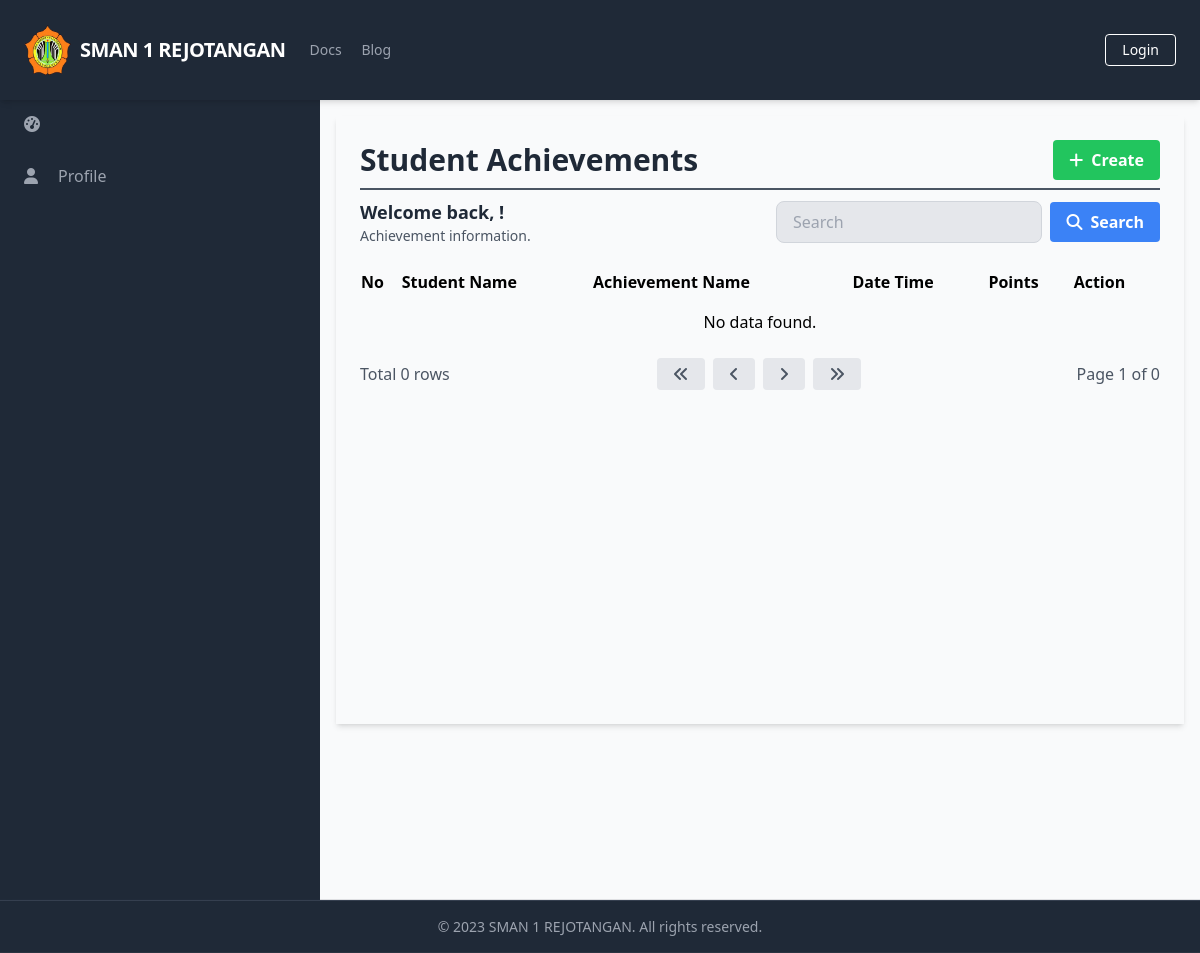
/manage_student_achievements/manage_student_achievements_list.php, run on an earlier commit of the app's database.
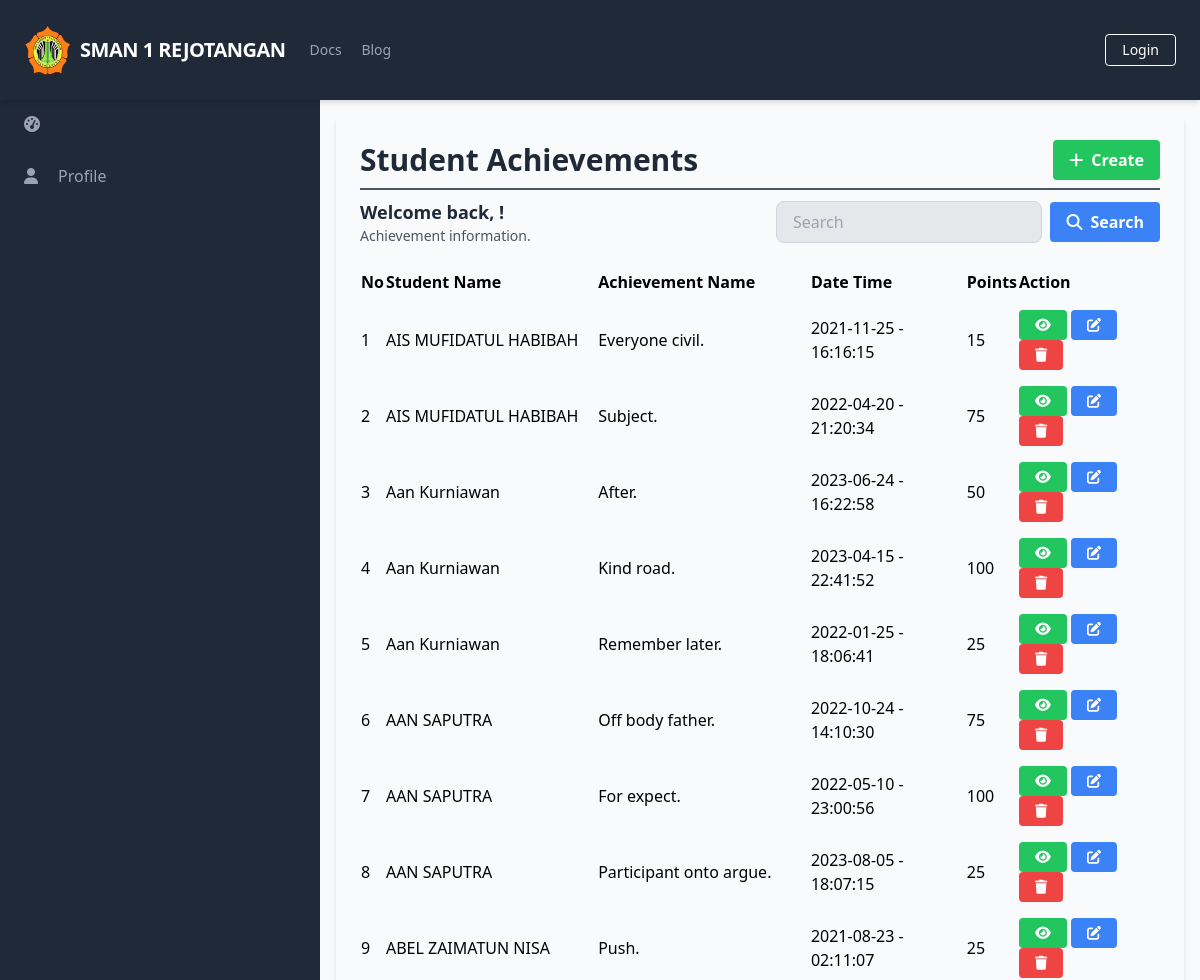
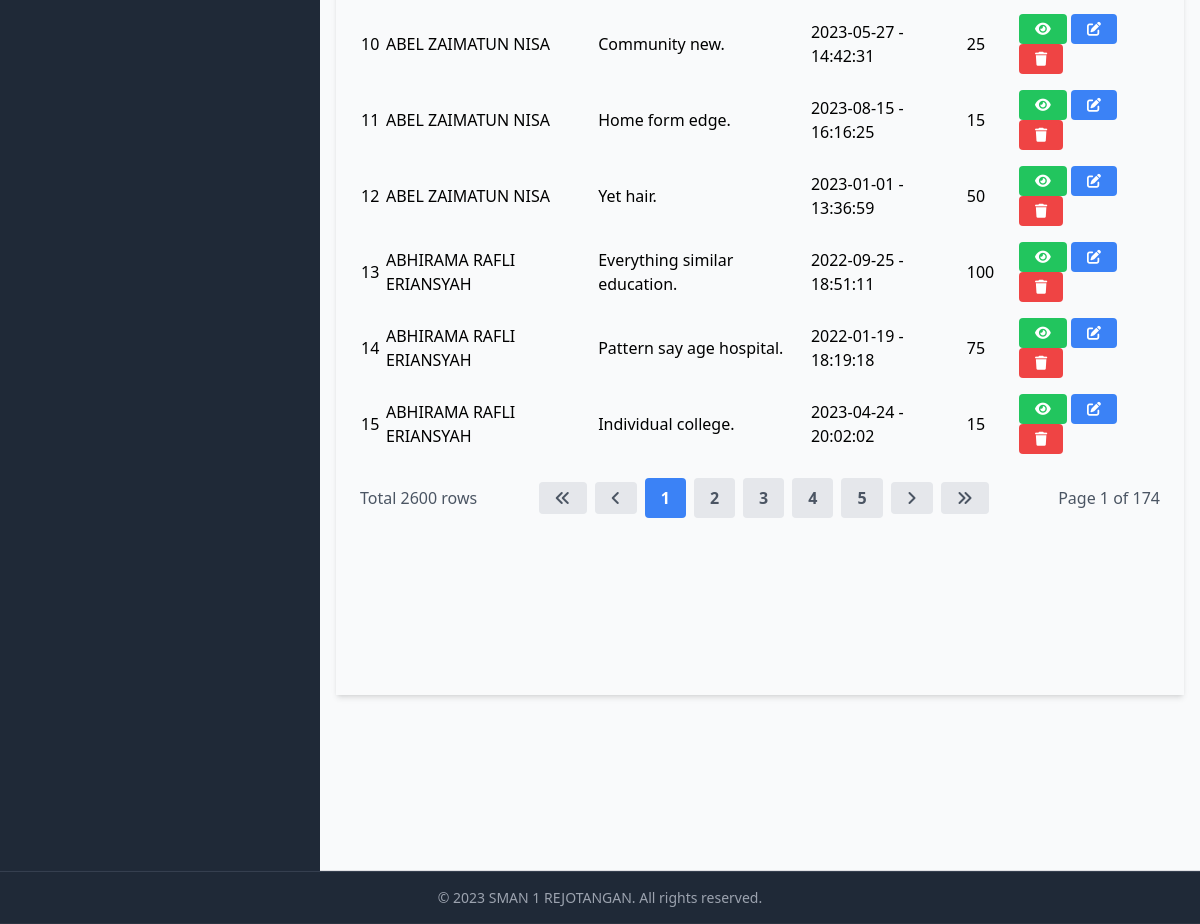
And on a later commit of the database (2 pictures, top to bottom).
### tables this page shows
CREATE TABLE `StudentAchievements` (
  `StudentAchievementID` int(11) NOT NULL,
  `StudentID` int(11) DEFAULT NULL,
  `AchievementID` int(11) DEFAULT NULL,
  `Date` date DEFAULT NULL,
  `Time` time DEFAULT NULL,
  `AchievementName` varchar(255) NOT NULL,
  `Organizer` varchar(255) DEFAULT NULL,
  `Rank` varchar(255) DEFAULT NULL,
  `Details` text DEFAULT NULL,
  `CreatedAt` datetime DEFAULT NULL,
  `UpdatedAt` datetime DEFAULT NULL
);

CREATE TABLE `Users` (
  `UserID` int(11) NOT NULL,
  `Username` varchar(50) NOT NULL,
  `Password` varchar(255) NOT NULL,
  `Email` varchar(100) NOT NULL,
  `FullName` varchar(100) DEFAULT NULL,
  `DateOfBirth` date DEFAULT NULL,
  `Gender` varchar(10) DEFAULT NULL,
  `Address` text DEFAULT NULL,
  `PhoneNumber` varchar(20) DEFAULT NULL,
  `RoleID` int(11) DEFAULT NULL,
  `AccountCreationDate` timestamp NOT NULL DEFAULT current_timestamp() ON UPDATE current_timestamp(),
  `LastLogin` datetime DEFAULT NULL,
  `AccountStatus` varchar(20) DEFAULT NULL,
  `ProfilePictureURL` varchar(255) DEFAULT NULL,
  `ActivationStatus` varchar(20) DEFAULT NULL
);

CREATE TABLE `MasterAchievements` (
  `AchievementID` int(11) NOT NULL,
  `AchievementType` varchar(255) NOT NULL,
  `AchievementName` varchar(255) NOT NULL,
  `Points` int(11) NOT NULL
);

### database/connection.php (called while the page is built, shortened)
<?php
$baseUrl = "http://localhost/final_project_imam_2023/";
$baseTitle = "SMAN 1 REJOTANGAN";
$baseLogoUrl = "http://localhost/final_project_imam_2023/static/logo.png";

### public/manage_student_achievements/manage_student_achievements_list.php (the view, shortened to what this page needs)
<?php
require_once('../../database/connection.php');
?>
<?php include_once('../components/header.php'); ?>
<div class="h-screen flex flex-col">
    <?php include('../components/navbar.php'); ?>
    <div class="flex-grow bg-gray-50 flex flex-row shadow-md">
        <?php include('../components/sidebar.php'); ?>
        <main class="bg-gray-50 flex flex-col flex-1 overflow-y-scroll h-screen flex-shrink-0 sc-hide pb-40">
            <div class="flex items-start justify-start p-6 shadow-md m-4 flex-1 flex-col">
                <div class="flex flex-row justify-between items-center w-full border-b-2 border-gray-600 mb-2 pb-2">
                    <h1 class="text-3xl text-gray-800 font-semibold w-full">Student Achievements</h1>
                    <div class="flex flex-row justify-end items-center">
                        <a href="<?php echo $baseUrl; ?>public/manage_student_achievements/manage_student_achievements_create.php" class="bg-green-500 hover-bg-green-700 text-white font-bold py-2 px-4 rounded inline-flex items-center">
                            <i class="fas fa-plus mr-2"></i>
                            <span>Create</span>
                        </a>
                    </div>
                </div>
                <div class="flex flex-col w-full">
                    <div class="flex flex-row justify-between items-center w-full mb-2 pb-2">
                        <div>
                            <h2 class="text-lg text-gray-800 font-semibold">Welcome back, <?php echo $_SESSION['FullName']; ?>!</h2>
                            <p class="text-gray-600 text-sm">Achievement information.</p>
                        </div>
                        <form class="flex items-center justify-end space-x-2 w-96">
                            <input type="text" name="search" class="bg-gray-200 focus-bg-white focus-outline-none border border-gray-300 rounded-lg py-2 px-4 block w-full appearance-none leading-normal" placeholder="Search" value="<?php echo isset($_GET['search']) ? $_GET['search'] : ''; ?>">
                            <button type="submit" class="bg-blue-500 hover-bg-blue-700 text-white font-bold py-2 px-4 rounded space-x-2 inline-flex items-center">
                                <i class="fas fa-search"></i>
                                <span>Search</span>
                            </button>
                        </form>
                    </div>
                    <table class="min-w-full">
                        <thead>
                            <tr>
                                <th class="text-left py-2">No</th>
                                <th class="text-left py-2">Student Name</th>
                                <th class="text-left py-2">Achievement Name</th>
                                <th class="text-left py-2">Date Time</th>
                                <th class="text-left py-2">Points</th>
                                <th class="text-left py-2">Action</th>
                            </tr>
                        </thead>
                        <tbody>
                            <?php
                            $searchTerm = isset($_GET['search']) ? $_GET['search'] : '';
                            $page = isset($_GET['page']) ? $_GET['page'] : 1;
                            $query = "SELECT sa.*, u.FullName AS StudentName, ma.Points, ma.AchievementType, ma.AchievementName AS MasterAchievementName
                                FROM StudentAchievements sa
                                JOIN Students s ON sa.StudentID = s.StudentID
                                JOIN Users u ON s.UserID = u.UserID
                                JOIN MasterAchievements ma ON sa.AchievementID = ma.AchievementID
                                WHERE sa.AchievementName LIKE '%$searchTerm%'
                                    OR u.FullName LIKE '%$searchTerm%'
                                LIMIT 15 OFFSET " . ($page - 1) * 15;
                            $result = $conn->query($query);
                            $queryCount = "SELECT COUNT(*) AS count
                                    FROM StudentAchievements sa
                                    JOIN Students s ON sa.StudentID = s.StudentID
                                    JOIN Users u ON s.UserID = u.UserID
                                    JOIN MasterAchievements ma ON sa.AchievementID = ma.AchievementID
                                    WHERE sa.AchievementName LIKE '%$searchTerm%'
                                        OR u.FullName LIKE '%$searchTerm%'";
                            $resultCount = $conn->query($queryCount);
                            $rowCount = $resultCount->fetch_assoc()['count'];
                            $totalPage = ceil($rowCount / 15);
                            $no = 1;
                            while ($row = $result->fetch_assoc()) {
                            ?>
                                <tr>
                                    <td class="py-2"><?php echo $no++; ?></td>
                                    <td class="py-2"><?php echo $row['StudentName']; ?></td>
                                    <td class="py-2"><?php echo $row['AchievementName']; ?></td>
                                    <td class="py-2"><?php echo $row['Date']; ?> - <?php echo $row['Time']; ?></td>
                                    <td class="py-2"><?php echo $row['Points']; ?></td>
                                    <td class='py-2'>
                                        <a href="<?php echo $baseUrl; ?>public/manage_student_achievements/manage_student_achievements_detail.php?id=<?php echo $row['StudentAchievementID'] ?>" class='bg-green-500 hover-bg-green-700 text-white font-bold py-2 px-4 rounded inline-flex items-center text-sm'>
                                            <i class='fas fa-eye'></i>
                                        </a>
                                        <a href="<?php echo $baseUrl; ?>public/manage_student_achievements/manage_student_achievements_update.php?id=<?php echo $row['StudentAchievementID'] ?>" class='bg-blue-500 hover-bg-blue-700 text-white font-bold py-2 px-4 rounded inline-flex items-center text-sm'>
                                            <i class='fas fa-edit'></i>
                                        </a>
                                        <a href="#" onclick="confirmDelete(<?php echo $row['StudentAchievementID']; ?>)" class='bg-red-500 hover-bg-red-700 text-white font-bold py-2 px-4 rounded inline-flex items-center text-sm'>
                                            <i class='fas fa-trash'></i>
                                        </a>
                                    </td>
                                </tr>
                            <?php
                            }
                            if ($result->num_rows === 0) {
                            ?>
                                <tr>
                                    <td colspan="6" class="py-2 text-center">No data found.</td>
                                </tr>
                            <?php
                            }
                            ?>
                        </tbody>
                    </table>
                    <div class="flex flex-row justify-between items-center w-full mt-4">
                        <div class="flex flex-row justify-start items-center">
                            <span class="text-gray-600">Total <?php echo $rowCount; ?> rows</span>
                        </div>
                        <div class="flex flex-row justify-end items-center space-x-2">
                            <a href="?page=1&search=<?php echo $searchTerm; ?>" class="bg-gray-200 hover-bg-gray-300 text-gray-600 font-bold py-2 px-4 rounded inline-flex items-center">
                                <i class="fas fa-angle-double-left"></i>
                            </a>
                            <a href="?page=<?php if ($page == 1) {
                                                echo $page;
                                            } else {
                                                echo $page - 1;
                                            } ?>&search=<?php echo $searchTerm; ?>" class="bg-gray-200 hover-bg-gray-300 text-gray-600 font-bold py-2 px-4 rounded inline-flex items-center">
                                <i class="fas fa-angle-left"></i>
                            </a>
                            <?php
                            $startPage = $page - 2;
                            $endPage = $page + 2;
                            if ($startPage < 1) {
                                $endPage += abs($startPage) + 1;
                                $startPage = 1;
                            }
                            if ($endPage > $totalPage) {
                                $startPage -= $endPage - $totalPage;
                                $endPage = $totalPage;
                            }
                            if ($startPage < 1) {
                                $startPage = 1;
                            }
                            for ($i = $startPage; $i <= $endPage; $i++) {
                                if ($i == $page) {
                                    echo "<a href='?page=$i&search=$searchTerm' class='bg-blue-500 hover-bg-blue-700 text-white font-bold py-2 px-4 rounded inline-flex items-center'>$i</a>";
                                } else {
                                    echo "<a href='?page=$i&search=$searchTerm' class='bg-gray-200 hover-bg-gray-300 text-gray-600 font-bold py-2 px-4 rounded inline-flex items-center'>$i</a>";
                                }
                            }
                            ?>
                            <a href="?page=<?php if ($page == $totalPage) {
                                                echo $page;
                                            } else {
                                                echo $page + 1;
                                            } ?>&search=<?php echo $searchTerm; ?>" class="bg-gray-200 hover-bg-gray-300 text-gray-600 font-bold py-2 px-4 rounded inline-flex items-center">
                                <i class="fas fa-angle-right"></i>
                            </a>
                            <a href="?page=<?php echo $totalPage; ?>&search=<?php echo $searchTerm; ?>" class="bg-gray-200 hover-bg-gray-300 text-gray-600 font-bold py-2 px-4 rounded inline-flex items-center">
                                <i class="fas fa-angle-double-right"></i>
                            </a>
                        </div>
                        <div class="flex flex-row justify-end items-center ml-2">
                            <span class="text-gray-600">Page <?php echo $page; ?> of <?php echo $totalPage; ?></span>
                        </div>
                    </div>
                </div>
        </main>
    </div>
    <?php include('../components/footer.php'); ?>
</div>
</body>
</html>

### public/components/header.php (shortened to what this page needs)
<!DOCTYPE html>
<html lang="en">
<head>
    <link rel="stylesheet" href="<?php echo $baseUrl; ?>dist/output.css">
    <link rel="stylesheet" href="https://cdn.jsdelivr.net/npm/sweetalert2@11/dist/sweetalert2.min.css">
</head>
<body class="overflow-hidden">

### public/components/navbar.php (shortened to what this page needs)
<nav class="flex items-center justify-between flex-wrap bg-gray-800 p-6 shadow-md sticky top-0">
    <div class="flex items-center flex-shrink-0 text-white mr-6 ">
        <a href="<?php echo $baseUrl; ?>public/index.php" class="flex items-center space-x-2">
            <img src="<?php echo $baseLogoUrl; ?>" alt="Logo" class="w-12" />
            <span class="font-semibold text-xl tracking-tight"><?php echo $baseTitle; ?></span>
        </a>
    </div>
    <div class="w-full block flex-grow lg:flex lg:items-center lg:w-auto">
        <div class="text-sm lg:flex-grow">
            <a href="#responsive-header" class="block mt-4 lg:inline-block lg:mt-0 text-gray-400 hover:text-white mr-4">
                Docs
            </a>
            <a href="#responsive-header" class="block mt-4 lg:inline-block lg:mt-0 text-gray-400 hover:text-white">
                Blog
            </a>
        </div>
        <div>
            <?php
            if (isset($_SESSION['UserID'])) {
                echo '<a href="javascript:void(0);" onclick="confirmLogout()" class="inline-block text-sm px-4 py-2 leading-none border rounded text-white border-white hover:border-transparent hover:text-gray-500 hover:bg-white mt-4 lg:mt-0">Logout</a>';
            } else {
                echo '<a href="login.php" class="inline-block text-sm px-4 py-2 leading-none border rounded text-white border-white hover:border-transparent hover:text-gray-500 hover:bg-white mt-4 lg:mt-0">Login</a>';
            }
            ?>
        </div>
    </div>
</nav>

### public/components/sidebar.php (shortened to what this page needs)
<aside class="bg-gray-800 text-white w-80 overflow-y-scroll h-screen flex-shrink-0 sc-hide">
    <ul class="text-gray-400">
        <li class="px-6 py-4 hover:bg-gray-700 cursor-pointer space-x-2 flex items-center">
            <i class="fas fa-tachometer-alt mr-3"></i>
        </li>
        <li class="px-6 py-4 hover-bg-gray-700 cursor-pointer space-x-2 flex items-center">
            <i class="fas fa-user mr-3"></i>
            <a href="../profiles/profile.php">Profile</a>
        </li>
    </ul>
    <hr class="mt-60 border-transparent">
</aside>

### public/components/footer.php (shortened to what this page needs)
<footer class="bg-gray-800 text-gray-400 py-4 shadow-md mt-auto sticky bottom-0 border-t border-gray-700">
    <div class="container mx-auto text-center text-sm">
        <p>&copy; 2023 <?php echo $baseTitle; ?>. All rights reserved.</p>
    </div>
</footer>

What changed in the data, as far as the page shows it:
added studentachievements: users.FullName "AIS MUFIDATUL HABIBAH", AchievementName "Everyone civil.", Date "2021-11-25", Time "16:16:15", AchievementID.Points "15"
added studentachievements: users.FullName "AIS MUFIDATUL HABIBAH", AchievementName "Subject.", Date "2022-04-20", Time "21:20:34", AchievementID.Points "75"
added studentachievements: users.FullName "Aan Kurniawan", AchievementName "After.", Date "2023-06-24", Time "16:22:58", AchievementID.Points "50"
added studentachievements: users.FullName "Aan Kurniawan", AchievementName "Kind road.", Date "2023-04-15", Time "22:41:52", AchievementID.Points "100"
added studentachievements: users.FullName "Aan Kurniawan", AchievementName "Remember later.", Date "2022-01-25", Time "18:06:41", AchievementID.Points "25"
added studentachievements: users.FullName "AAN SAPUTRA", AchievementName "Off body father.", Date "2022-10-24", Time "14:10:30", AchievementID.Points "75"
added studentachievements: users.FullName "AAN SAPUTRA", AchievementName "For expect.", Date "2022-05-10", Time "23:00:56", AchievementID.Points "100"
added studentachievements: users.FullName "AAN SAPUTRA", AchievementName "Participant onto argue.", Date "2023-08-05", Time "18:07:15", AchievementID.Points "25"
added studentachievements: users.FullName "ABEL ZAIMATUN NISA", AchievementName "Push.", Date "2021-08-23", Time "02:11:07", AchievementID.Points "25"
added studentachievements: users.FullName "ABEL ZAIMATUN NISA", AchievementName "Community new.", Date "2023-05-27", Time "14:42:31", AchievementID.Points "25"
added studentachievements: users.FullName "ABEL ZAIMATUN NISA", AchievementName "Home form edge.", Date "2023-08-15", Time "16:16:25", AchievementID.Points "15"
added studentachievements: users.FullName "ABEL ZAIMATUN NISA", AchievementName "Yet hair.", Date "2023-01-01", Time "13:36:59", AchievementID.Points "50"
added studentachievements: users.FullName "ABHIRAMA RAFLI ERIANSYAH", AchievementName "Everything similar education.", Date "2022-09-25", Time "18:51:11", AchievementID.Points "100"
added studentachievements: users.FullName "ABHIRAMA RAFLI ERIANSYAH", AchievementName "Pattern say age hospital.", Date "2022-01-19", Time "18:19:18", AchievementID.Points "75"
added studentachievements: users.FullName "ABHIRAMA RAFLI ERIANSYAH", AchievementName "Individual college.", Date "2023-04-24", Time "20:02:02", AchievementID.Points "15"
Also different on the page:
$rowCount: "0" → "2600"
$totalPage: "0" → "174"
new list line: "1"
new list line: "2"
new list line: "3"
new list line: "4"
new list line: "5"
text no longer shown: "No data found."
